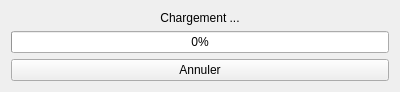
<?xml version="1.0" encoding="UTF-8"?>
<ui version="4.0">
 <class>Cipher</class>
 <widget class="QWidget" name="Cipher">
  <property name="geometry">
   <rect>
    <x>0</x>
    <y>0</y>
    <width>400</width>
    <height>88</height>
   </rect>
  </property>
  <property name="windowTitle">
   <string>En cours</string>
  </property>
  <layout class="QVBoxLayout" name="verticalLayout">
   <item>
    <widget class="QLabel" name="step">
     <property name="text">
      <string>Chargement ...</string>
     </property>
     <property name="alignment">
      <set>Qt::AlignCenter</set>
     </property>
    </widget>
   </item>
   <item>
    <widget class="QProgressBar" name="progressBar">
     <property name="value">
      <number>0</number>
     </property>
    </widget>
   </item>
   <item>
    <widget class="QPushButton" name="cancelButton">
     <property name="text">
      <string>Annuler</string>
     </property>
    </widget>
   </item>
  </layout>
 </widget>
 <resources/>
 <connections/>
</ui>
